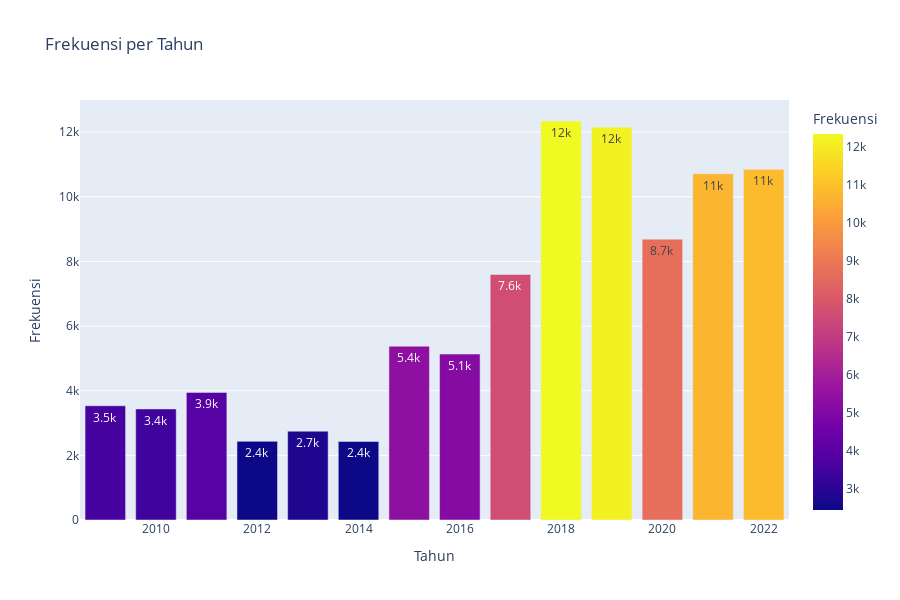

Notebook code cell kept with this figure:
### Markdown cell above
##### Distribution by year

### Code cell
fig_1 = df.groupby(['year'], as_index=False, sort=False).count()
px.bar(fig_1, y = 'mag', x = 'year',
        color = 'mag', height = 600,
        labels = {'mag': 'Frekuensi', 'year': 'Tahun'},
        title = 'Frekuensi per Tahun',
        barmode='group',
        text_auto='.2s'
)

### Figure 1 — Plotly figure (JSON) as saved in the notebook; plotly's stock layout.template omitted (floating-point values rounded to 4 significant figures)
{"data": [{"alignmentgroup": "True", "hovertemplate": "Tahun=%{x}<br>Frekuensi=%{marker.color}<extra></extra>", "legendgroup": "", "marker": {"color": [3534, 3437, 3948, 2435, 2749, 2430, 5378, 5134, 7597, 12345, 12155, 8690, 10714, 10849], "coloraxis": "coloraxis", "pattern": {"shape": ""}}, "name": "", "offsetgroup": "", "orientation": "v", "showlegend": false, "textposition": "auto", "texttemplate": "%{y:.2s}", "type": "bar", "x": [2009, 2010, 2011, 2012, 2013, 2014, 2015, 2016, 2017, 2018, 2019, 2020, 2021, 2022], "xaxis": "x", "y": [3534, 3437, 3948, 2435, 2749, 2430, 5378, 5134, 7597, 12345, 12155, 8690, 10714, 10849], "yaxis": "y"}], "layout": {"barmode": "group", "coloraxis": {"colorbar": {"title": {"text": "Frekuensi"}}, "colorscale": [[0, "#0d0887"], [0.1111, "#46039f"], [0.2222, "#7201a8"], [0.3333, "#9c179e"], [0.4444, "#bd3786"], [0.5556, "#d8576b"], [0.6667, "#ed7953"], [0.7778, "#fb9f3a"], [0.8889, "#fdca26"], [1, "#f0f921"]]}, "height": 600, "legend": {"tracegroupgap": 0}, "title": {"text": "Frekuensi per Tahun"}, "xaxis": {"anchor": "y", "domain": [0, 1], "title": {"text": "Tahun"}}, "yaxis": {"anchor": "x", "domain": [0, 1], "title": {"text": "Frekuensi"}}}}
